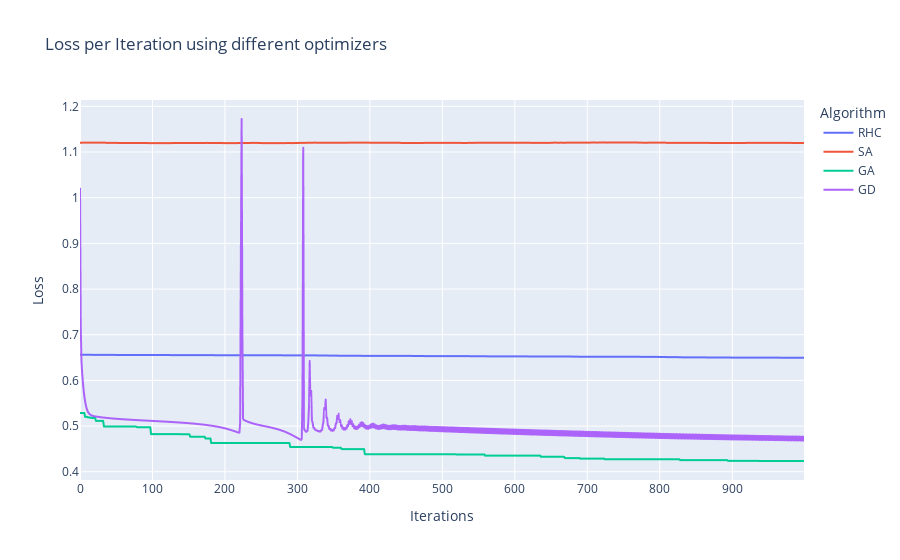

Notebook source saved alongside this figure:
### Code cell
loss_df = pd.concat([
    pd.DataFrame(
        [(i, 'RHC', val) for i, val in enumerate(restart_curves[0][1][:, 0])],
        columns=['Iterations', 'Algorithm', 'Loss']
    ),
    pd.DataFrame(
        [(i, 'SA', val) for i, val in enumerate(schedule_curves[0][1][:, 0])],
        columns=['Iterations', 'Algorithm', 'Loss']
    ),
    pd.DataFrame(
        [(i, 'GA', val) for i, val in enumerate(mut_curves[0][1][:, 0])],
        columns=['Iterations', 'Algorithm', 'Loss']
    ),
    pd.DataFrame(
        [(i, 'GD', val) for i, val in enumerate(gd_curves[0][1]*-1)],
        columns=['Iterations', 'Algorithm', 'Loss']
    )
], axis=0).reset_index(drop=True)

import plotly.express as px

px.line(loss_df, x='Iterations', y='Loss', color='Algorithm', title='Loss per Iteration using different optimizers')

### Figure 1 — Plotly figure (JSON) as saved in the notebook; plotly's stock layout.template omitted (floating-point values rounded to 4 significant figures; data arrays with more than 128 entries replaced by an {"elided": "..."} marker saying what was removed)
{"data": [{"hovertemplate": "Algorithm=RHC<br>Iterations=%{x}<br>Loss=%{y}<extra></extra>", "legendgroup": "RHC", "line": {"color": "#636efa", "dash": "solid"}, "mode": "lines", "name": "RHC", "showlegend": true, "type": "scattergl", "x": {"elided": "1000 int values"}, "xaxis": "x", "y": {"elided": "1000 float values"}, "yaxis": "y"}, {"hovertemplate": "Algorithm=SA<br>Iterations=%{x}<br>Loss=%{y}<extra></extra>", "legendgroup": "SA", "line": {"color": "#EF553B", "dash": "solid"}, "mode": "lines", "name": "SA", "showlegend": true, "type": "scattergl", "x": {"elided": "1000 int values"}, "xaxis": "x", "y": {"elided": "1000 float values"}, "yaxis": "y"}, {"hovertemplate": "Algorithm=GA<br>Iterations=%{x}<br>Loss=%{y}<extra></extra>", "legendgroup": "GA", "line": {"color": "#00cc96", "dash": "solid"}, "mode": "lines", "name": "GA", "showlegend": true, "type": "scattergl", "x": {"elided": "1000 int values"}, "xaxis": "x", "y": {"elided": "1000 float values"}, "yaxis": "y"}, {"hovertemplate": "Algorithm=GD<br>Iterations=%{x}<br>Loss=%{y}<extra></extra>", "legendgroup": "GD", "line": {"color": "#ab63fa", "dash": "solid"}, "mode": "lines", "name": "GD", "showlegend": true, "type": "scattergl", "x": {"elided": "1000 int values"}, "xaxis": "x", "y": {"elided": "1000 float values"}, "yaxis": "y"}], "layout": {"legend": {"title": {"text": "Algorithm"}, "tracegroupgap": 0}, "title": {"text": "Loss per Iteration using different optimizers"}, "xaxis": {"anchor": "y", "domain": [0, 1], "title": {"text": "Iterations"}}, "yaxis": {"anchor": "x", "domain": [0, 1], "title": {"text": "Loss"}}}}
